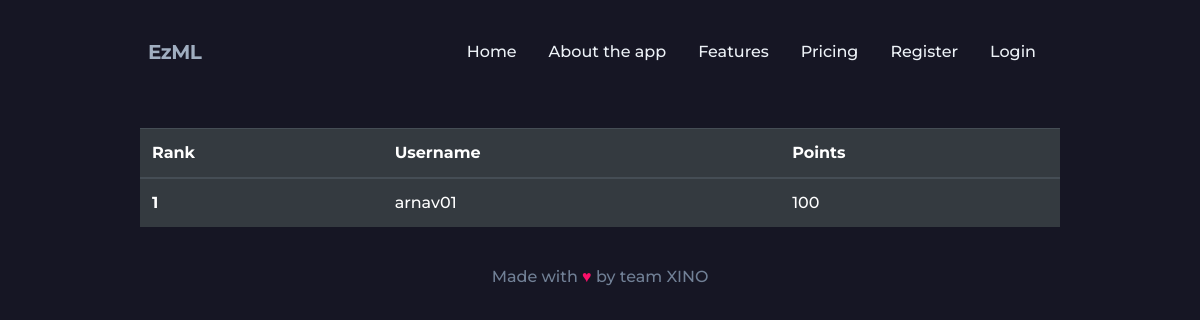
The page /leaderboard on the database as committed earlier.
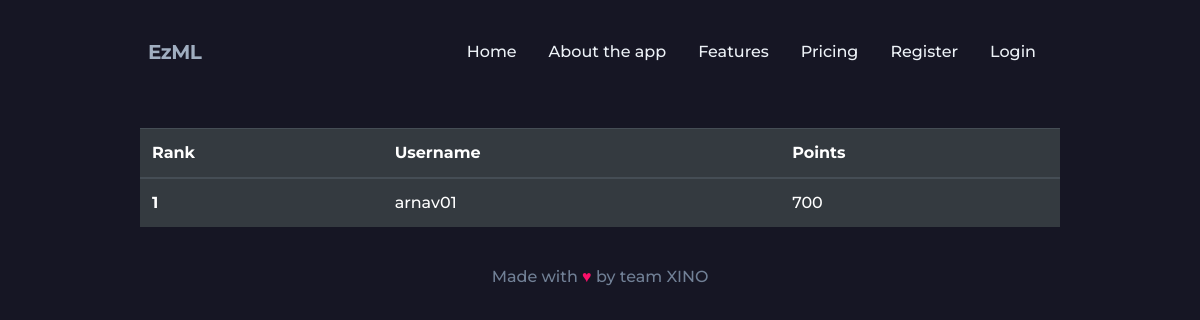
The same page on the database as committed later.
### Tool/models.py (models this page shows, shortened)
class User(db.Model,UserMixin):
    __tablename__ = 'users'
    id = db.Column(db.Integer,primary_key = True)
    name = db.Column(db.String(64))
    username = db.Column(db.String , unique = True)
    profile_image = db.Column(db.String(64), nullable = False , default = 'developer.png')
    membership = db.Column(db.String(64), nullable = False , default = 'basic')
    email = db.Column(db.String(64),unique = True,index = True)
    password_hash = db.Column(db.String(128))
    points = db.Column(db.Integer , default = 0)

### app.py (the view)
@app.route('/leaderboard')
def leaderboard():
    all_users = User.query.order_by(User.points.desc()).all()
    n = len(all_users)
    rank = []
    for users in all_users:
        rank.append(n)
        n -= 1
    return render_template('leaderboard.htm',all_users=all_users,rank=rank)

### Tool/templates/leaderboard.htm (shortened to what this page needs)
{% extends "base.htm" %}
{% block content %}
<table class="table table-dark">
  <thead>
    <tr>
      <th scope="col">Rank</th>
      <th scope="col">Username</th>
      <th scope="col">Points</th>
    </tr>
  </thead>
  <tbody>
    {%for user in all_users%}
    <tr>
      <th scope="row">{{rank.pop()}}</th>
      {%if user == current_user%}
      <td>{{user.username}}(You)</td>
      {%else%}
      <td>{{user.username}}</td>
      {%endif%}
      <td>{{user.points}}</td>
    </tr>
    {%endfor%}
  </tbody>
</table>
{%endblock%}

### Tool/templates/base.htm (shortened to what this page needs)
<!DOCTYPE html>
<html lang="en">
<head>
  <link rel="stylesheet" href="https://stackpath.bootstrapcdn.com/bootstrap/4.5.2/css/bootstrap.min.css"
>
  <link rel="stylesheet" href="https://cdnjs.cloudflare.com/ajax/libs/meyer-reset/2.0/reset.min.css">
  <link rel='stylesheet' href='https://cdnjs.cloudflare.com/ajax/libs/tailwindcss/1.7.6/tailwind.min.css'>
  <link rel="stylesheet" type="text/css" href="{{url_for('static', filename='styles/main.css')}}">
  <link rel="stylesheet" type="text/css" href="{{ url_for('static', filename='styles/style.css') }}">
</head>
<body class="font-medium ">
  <nav class="nav flex flex-wrap items-center justify-between py-4 px-2 ">
    <div class="flex flex-no-shrink items-center mr-6  text-gray-500">
      <span class=" text-xl tracking-tight font-bold">EzML</span>
    </div>
    <ul class="menu border-b md:border-none flex justify-end list-reset m-0 w-full md:w-auto">
      {%if current_user.is_authenticated%}
      <li class="border-t md:border-none">
        <a href="#"
          class="block md:inline-block px-3 py-3 no-underline text-gray-200 hover:text-purple-300 ">Generator</a>
      </li>
      {%if current_user.membership == 'premium'%}
      <li class="border-t md:border-none">
        <a href="#"
          class="block md:inline-block px-3 py-3 no-underline text-gray-200 hover:text-purple-300 ">Predict</a>
      </li>
      {%else%}
      <li class="border-t md:border-none">
        <a class="block md:inline-block px-3 py-3 no-underline text-gray-600 hover:text-gray-600 cursor-not-allowed "
          onclick="alert()">Predict</a>
      </li>
      {%endif%}
      <li class=" border-t md:border-none">
        <a href="{{ url_for('account') }}"
          class="block md:inline-block px-3 py-3 no-underline text-gray-200 hover:text-purple-300">Account</a>
      </li>
      <li class="border-t md:border-none">
        <a href="{{ url_for('logout') }}"
          class="block md:inline-block px-3 py-3 no-underline text-gray-200 hover:text-purple-300">Logout,
          {{current_user.username}}</a>
      </li>
      {%else%}
      <li class="border-t md:border-none">
        <a href="/" class="block md:inline-block px-3 py-3 no-underline text-gray-200 hover:text-purple-300">Home</a>
      </li>
      <li class="border-t md:border-none">
        <a href="#abt" class="block md:inline-block px-3 py-3 no-underline text-gray-200 hover:text-purple-300">About
          the app</a>
      </li>
      <li class="border-t md:border-none">
        <a href="#feat"
          class="block md:inline-block px-3 py-3 no-underline text-gray-200 hover:text-purple-300">Features</a>
      </li>
      <li class="border-t md:border-none">
        <a href="#pricing"
          class="block md:inline-block px-3 py-3 no-underline text-gray-200 hover:text-purple-300">Pricing</a>
      </li>
      <li class="border-t md:border-none">
        <a href="{{url_for('register')}}"
          class="block md:inline-block px-3 py-3 no-underline text-gray-200 hover:text-purple-300">Register</a>
      </li>
      <li class="border-t md:border-none">
        <a href="{{url_for('login')}}"
          class="block md:inline-block px-3 py-3 no-underline text-gray-200 hover:text-purple-300">Login</a>
      </li>
      {%endif%}
    </ul>
  </nav>
  {%block content%} {%endblock%}
  <div>
    <h6 class="relative mx-auto bottom-0 inset-x-0  text-center p-4 text-gray-600"> Made with <span
        style="color:rgb(249, 16, 105);">♥</span>
      by
      team XINO
    </h6>
  </div>
</body>
</html>

### Tool/static/styles/main.css (style rules this page uses)
html { min-height:100vh; }
body { font-family: 'Montserrat', sans-serif; margin: 0; padding:0 140px; color :#636363; background-color:#161624; }
a { text-decoration: none !important; }

Rows that differ between the two databases and show on the page:
changed User "arnav01": points "100" → "700"
